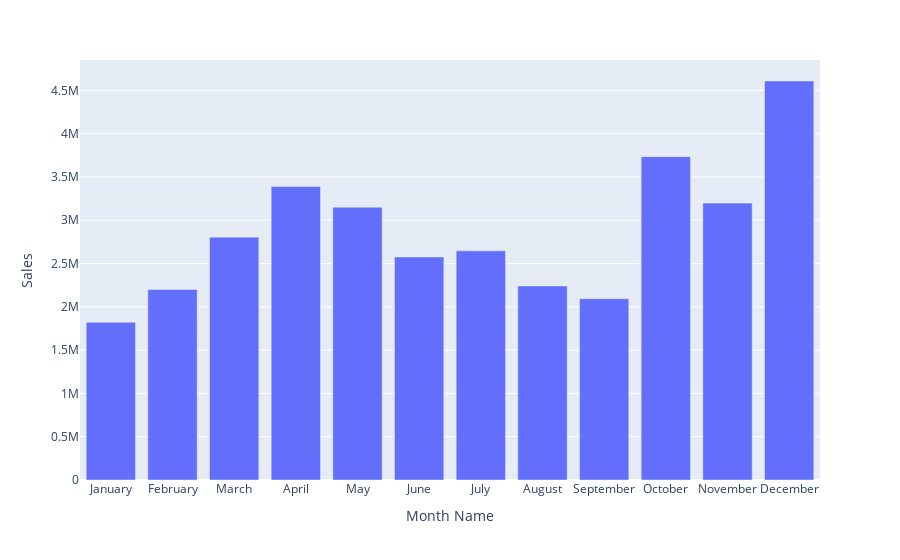

Source (notebook cell):
### Markdown cell above
### This shows that in the month december there is the maximum total sales of 4.608295m

### Code cell
px.bar(data_frame=month_sales, x='Month Name', y='Sales')

### Figure 1 — Plotly figure (JSON) as saved in the notebook; plotly's stock layout.template omitted (floating-point values rounded to 4 significant figures)
{"data": [{"alignmentgroup": "True", "hovertemplate": "Month Name=%{x}<br>Sales=%{y}<extra></extra>", "legendgroup": "", "marker": {"color": "#636efa", "pattern": {"shape": ""}}, "name": "", "offsetgroup": "", "orientation": "v", "showlegend": false, "textposition": "auto", "type": "bar", "x": ["January", "February", "March", "April", "May", "June", "July", "August", "September", "October", "November", "December"], "xaxis": "x", "y": [1821000.0, 2200000.0, 2805000.0, 3389000.0, 3151000.0, 2576000.0, 2646000.0, 2241000.0, 2094000.0, 3735000.0, 3198000.0, 4608000.0], "yaxis": "y"}], "layout": {"barmode": "relative", "legend": {"tracegroupgap": 0}, "margin": {"t": 60}, "xaxis": {"anchor": "y", "domain": [0, 1], "title": {"text": "Month Name"}}, "yaxis": {"anchor": "x", "domain": [0, 1], "title": {"text": "Sales"}}}}
